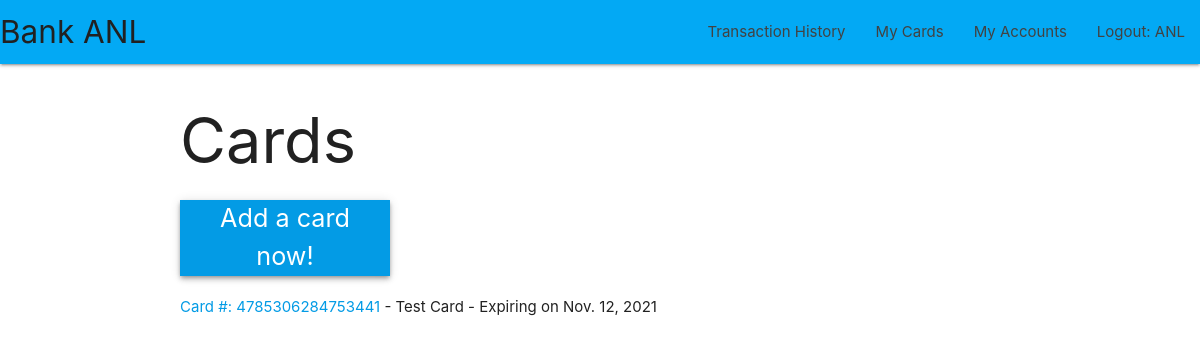
Page /catalog/mycards/ (signed in) on the earlier database version.
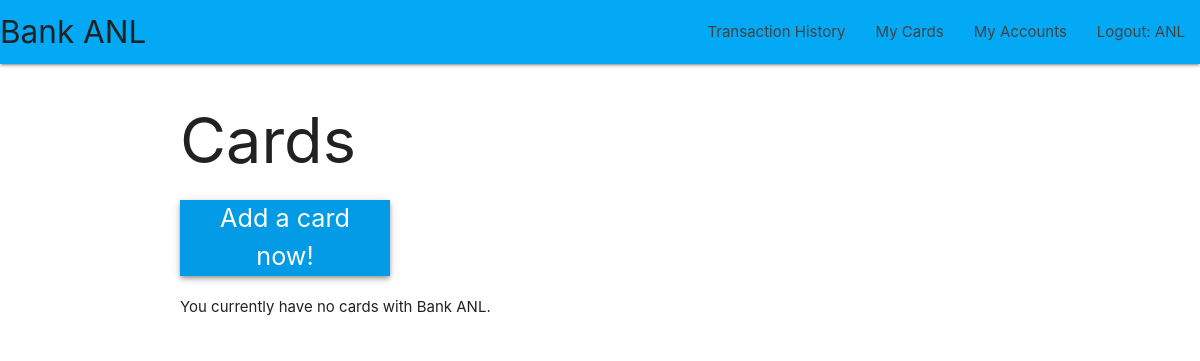
Same page on the later database version.
### catalog/models.py (models this page shows, shortened)
class Card(models.Model):
    card_number = models.CharField(
        primary_key=True,
        validators=[MinLengthValidator(16)],
        max_length=16,
        default=0,
        help_text='Card number')
    """ Links account to a specific user """
    bank_user = models.ForeignKey(
        User,
        on_delete=models.SET_NULL,
        null=True,
        blank=True)
    account = models.ForeignKey(
        Account,
        on_delete=models.SET_NULL,
        null=True,
        help_text='Account that this Card is linked to')
    pin = models.CharField(
        validators=[MinLengthValidator(4)],
        max_length=4,
        help_text='Enter PIN for Card')
    first_name = models.CharField(
        max_length=30,
        help_text='Enter first name of card holder')
    last_name = models.CharField(
        max_length=30,
        help_text='Enter last name of card holder')
    address = models.CharField(
        validators=[MinLengthValidator(1)],
        max_length=100,
        null=True,
        blank=True,
        help_text='Enter address of card holder')
    phone_number = models.CharField(
        validators=[MinLengthValidator(10)],
        max_length=10,
        help_text='Enter phone number for card holder')
    issue_date = models.DateField(
        null=True,
        blank=True,
        default=timezone.now)
    expiration_date = models.DateField(
        null=True,
        blank=True,
        default=(datetime.date.today() + datetime.timedelta(days=730)))

### catalog/views.py (the view)
# urls.py: path('mycards/', views.CardByUserListView.as_view(), name='my-cards'),
class CardByUserListView(LoginRequiredMixin, generic.ListView):
    model = Card
    template_name ='catalog/card_list_user.html'
    paginate_by = 10
    def get_queryset(self):
        return Card.objects.filter(bank_user=self.request.user).order_by('account')

### catalog/templates/catalog/card_list_user.html
{% extends "base_generic.html" %}
{% block content %}
    <h1>Cards</h1>
    <div class="row">
      <div class="col s3 light-blue darken-1 white-text z-depth-2 center">
        <span class="flow-text"><a href="{% url 'card-creation' %}" class="white-text">Add a card now!</a></span>
      </div>
    </div>
    {% if card_list %}
    <ul>
      {% for card in card_list %}
      <li>
        <a href="{% url 'card-detail' card.pk %}">Card #: {{card.card_number}}</a> - {{ card.first_name }} {{ card.last_name }} - Expiring on {{ card.expiration_date }}
      </li>
      {% endfor %}
    </ul>
    {% else %}
      <p>You currently have no cards with Bank ANL.</p>
    {% endif %}
{% endblock %}

Differences in the rows shown:
removed Card: card_number "4785306284753441", first_name "Test", last_name "Card", expiration_date "Nov. 12, 2021"
Other differences:
text now shown: "You currently have no cards with Bank ANL."
